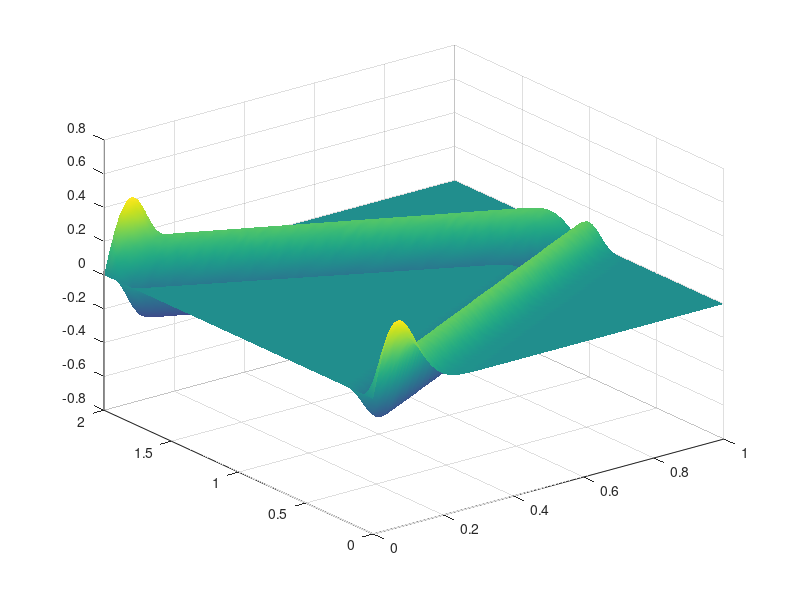

Here is the MATLAB script that generated this plot:
% demo of the finite element method for the problem d2u/dt2 - d2u/d2x = 0
% with zero Dirichlet boundary conditions 

N = 64; % num interior points
h = 1/(N+1);
x = [1:N]*h; 

% construct the stiffness matrix (integrals done by hand)
maindiag = 2/h*ones(N,1);
offdiag  = -1/h*ones(N-1,1);
K = diag(maindiag) + diag(offdiag,1) + diag(offdiag,-1);

% construct mass matrix
maindiag = 2*h/3*ones(N,1);
offdiag  = h/6*ones(N-1,1);
M = diag(maindiag) + diag(offdiag,1) + diag(offdiag,-1);

% u = 5*(1-x).^3.*x; 
% initial condition psi(x)
u = 10*x(:).*exp(-x(:).^2*100);
u = u(:);

plot([0;x(:);1],[0;u;0],'.-'); hold on;
title('Initial condition')
axis([0 1 -2 2])
pause
hold off

% solve using matrix exponential 
O = zeros(N);
A = [O -eye(N);
     M\K O];
U0 = [u;zeros(N,1)];
 
uMat = [];
dt = .01;
tVec = 0:dt:2;
for t = tVec
    U = expm(-A*t)*U0;
    u = U(1:N);
    plot([0;x(:);1],[0;u;0],'.-');
    uMat = [uMat; [0;u;0]'];
    axis([0 1 -2 2])
    drawnow
end

surf([0;x(:);1],tVec,uMat)
shading interp
